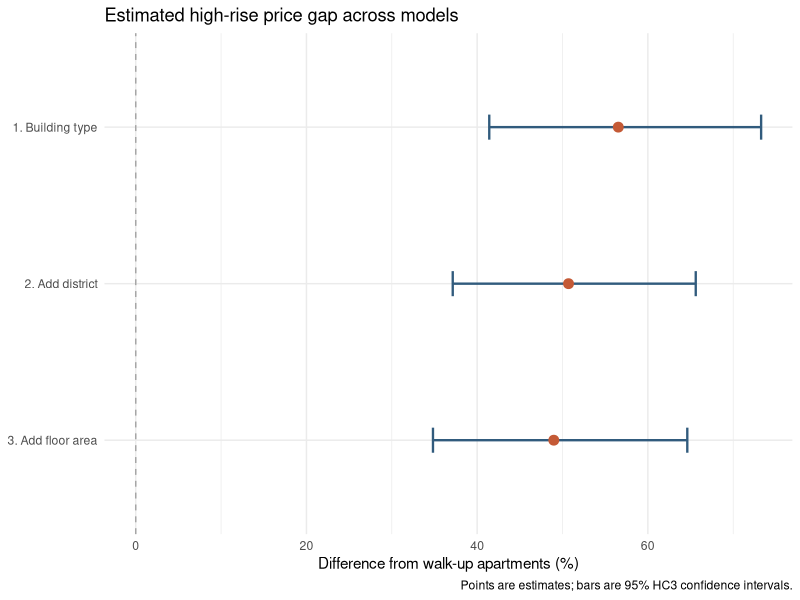
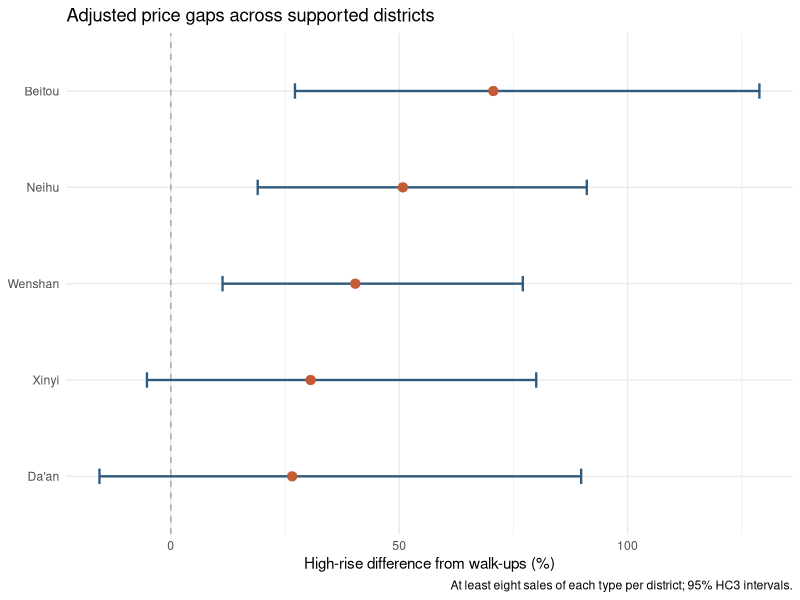
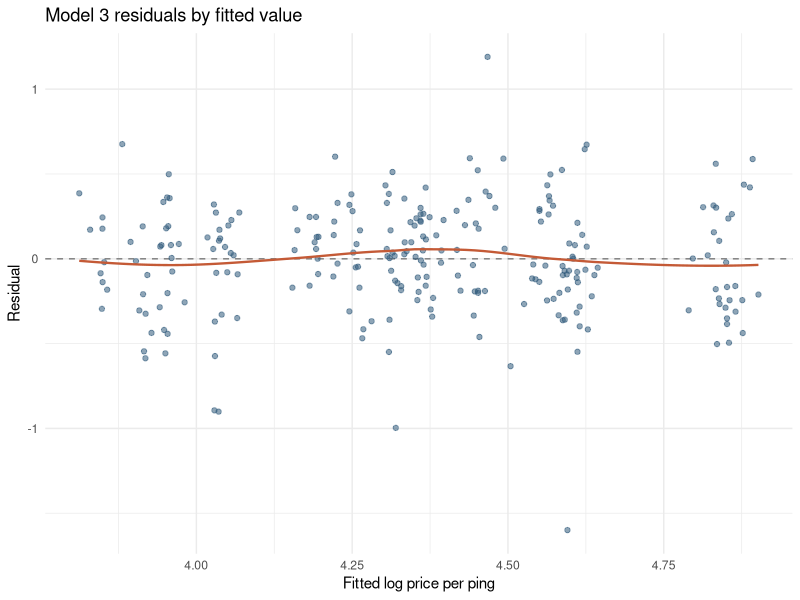
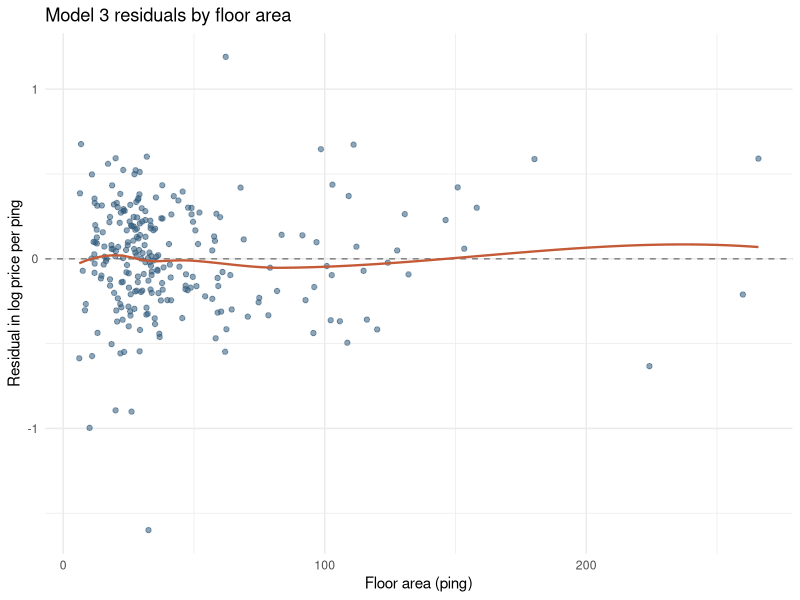

Write R code to recreate these figures, in order.
## ---- chunk 1
required_packages <- c("sandwich", "ggplot2")
missing_packages <- required_packages[
  !vapply(required_packages, requireNamespace, logical(1), quietly = TRUE)
]
if (length(missing_packages) > 0) {
  stop("Install required packages first: ", paste(missing_packages, collapse = ", "))
}
library(ggplot2)

sales <- read.csv(
  "data/processed/taipei_residential_sales.csv",
  fileEncoding = "UTF-8",
  stringsAsFactors = FALSE
)

required_columns <- c(
  "year", "building_group", "price_per_ping_10k_ntd", "FAREA", "DISTRICT"
)
missing_columns <- setdiff(required_columns, names(sales))
if (length(missing_columns) > 0) {
  stop("Missing columns: ", paste(missing_columns, collapse = ", "))
}

analysis_data <- subset(
  sales,
  year == 2026 &
    building_group %in% c("High-rise (11+ floors)", "Walk-up apartment") &
    is.finite(price_per_ping_10k_ntd) & price_per_ping_10k_ntd > 0 &
    is.finite(FAREA) & FAREA > 0 &
    !is.na(DISTRICT) & nzchar(DISTRICT)
)

analysis_data$building_group <- factor(
  analysis_data$building_group,
  levels = c("Walk-up apartment", "High-rise (11+ floors)")
)
analysis_data$DISTRICT <- factor(analysis_data$DISTRICT)
analysis_data$log_price_per_ping <- log(analysis_data$price_per_ping_10k_ntd)
analysis_data$log_area <- log(analysis_data$FAREA)

if (nrow(analysis_data) == 0) stop("No eligible 2026 transactions found.")

district_names <- c(
  "中正區" = "Zhongzheng", "大同區" = "Datong", "中山區" = "Zhongshan",
  "松山區" = "Songshan", "大安區" = "Da'an", "萬華區" = "Wanhua",
  "信義區" = "Xinyi", "士林區" = "Shilin", "北投區" = "Beitou",
  "內湖區" = "Neihu", "南港區" = "Nangang", "文山區" = "Wenshan"
)

district_counts <- as.data.frame.matrix(
  with(analysis_data, table(DISTRICT, building_group))
)
district_counts$District <- district_names[rownames(district_counts)]
district_counts <- district_counts[, c("District", setdiff(names(district_counts), "District"))]
rownames(district_counts) <- NULL

sample_summary <- data.frame(
  Measure = c("Eligible transactions", "High-rise sales", "Walk-up sales"),
  Count = c(
    nrow(analysis_data),
    sum(analysis_data$building_group == "High-rise (11+ floors)"),
    sum(analysis_data$building_group == "Walk-up apartment")
  )
)
knitr::kable(sample_summary, row.names = FALSE, caption = "Analysis sample")
knitr::kable(district_counts, row.names = FALSE,
             caption = "Transactions by district and building type")
## ---- chunk 2
model_1 <- lm(log_price_per_ping ~ building_group, data = analysis_data)
model_2 <- lm(log_price_per_ping ~ building_group + DISTRICT, data = analysis_data)
model_3 <- lm(
  log_price_per_ping ~ building_group + DISTRICT + log_area,
  data = analysis_data
)

models <- list(
  "1. Building type" = model_1,
  "2. Add district" = model_2,
  "3. Add floor area" = model_3
)

extract_gap <- function(model, model_name) {
  term <- "building_groupHigh-rise (11+ floors)"
  robust_vcov <- sandwich::vcovHC(model, type = "HC3")
  estimate <- coef(model)[term]
  se <- sqrt(robust_vcov[term, term])
  critical <- qt(0.975, df = df.residual(model))

  data.frame(
    Model = model_name,
    N = nobs(model),
    Gap_percent = 100 * (exp(estimate) - 1),
    CI_low = 100 * (exp(estimate - critical * se) - 1),
    CI_high = 100 * (exp(estimate + critical * se) - 1),
    R_squared = summary(model)$r.squared,
    In_sample_RMSE_log = sqrt(mean(residuals(model)^2)),
    row.names = NULL
  )
}

gap_results <- do.call(rbind, Map(extract_gap, models, names(models)))
rownames(gap_results) <- NULL

gap_table <- transform(
  gap_results,
  Gap_percent = round(Gap_percent, 1),
  CI_low = round(CI_low, 1),
  CI_high = round(CI_high, 1),
  R_squared = round(R_squared, 3),
  In_sample_RMSE_log = round(In_sample_RMSE_log, 3)
)
knitr::kable(
  gap_table,
  row.names = FALSE,
  col.names = c("Model", "N", "Gap (%)", "95% CI low (%)", "95% CI high (%)",
                "In-sample R-squared", "In-sample RMSE, log price"),
  caption = "Adjusted high-rise price-per-ping gap relative to walk-ups"
)
## ---- chunk 3
ggplot(gap_results, aes(x = Gap_percent, y = reorder(Model, Gap_percent))) +
  geom_vline(xintercept = 0, color = "grey65", linetype = "dashed") +
  geom_errorbar(
    aes(xmin = CI_low, xmax = CI_high),
    width = 0.16, orientation = "y", color = "#315B7D", linewidth = 0.8
  ) +
  geom_point(color = "#C45A36", size = 3) +
  labs(
    title = "Estimated high-rise price gap across models",
    x = "Difference from walk-up apartments (%)",
    y = NULL,
    caption = "Points are estimates; bars are 95% HC3 confidence intervals."
  ) +
  theme_minimal(base_size = 11)
## ---- chunk 4
set.seed(2026)
k_folds <- 5
n_repeats <- 20
strata <- interaction(analysis_data$DISTRICT, analysis_data$building_group, drop = TRUE)
cv_rows <- vector("list", n_repeats * k_folds * length(models))
row_number <- 1

for (repeat_id in seq_len(n_repeats)) {
  fold_id <- integer(nrow(analysis_data))

  for (stratum in levels(strata)) {
    rows <- which(strata == stratum)
    rows <- sample(rows)
    fold_id[rows] <- rep(seq_len(k_folds), length.out = length(rows))
  }

  for (fold in seq_len(k_folds)) {
    train_data <- analysis_data[fold_id != fold, , drop = FALSE]
    test_data <- analysis_data[fold_id == fold, , drop = FALSE]

    for (model_name in names(models)) {
      fitted_model <- lm(formula(models[[model_name]]), data = train_data)
      predicted <- predict(fitted_model, newdata = test_data)

      if (anyNA(predicted)) {
        stop("Cross-validation produced missing predictions. Check factor levels.")
      }

      cv_rows[[row_number]] <- data.frame(
        Repeat = repeat_id,
        Fold = fold,
        Model = model_name,
        Observed = test_data$log_price_per_ping,
        Predicted = as.numeric(predicted),
        Building_type = test_data$building_group,
        District = test_data$DISTRICT
      )
      row_number <- row_number + 1
    }
  }
}

cv_predictions <- do.call(rbind, cv_rows)
cv_summary <- do.call(rbind, lapply(split(cv_predictions, cv_predictions$Model), function(x) {
  data.frame(
    Model = x$Model[1],
    CV_RMSE_log = sqrt(mean((x$Observed - x$Predicted)^2)),
    CV_MAE_log = mean(abs(x$Observed - x$Predicted)),
    row.names = NULL
  )
}))
rownames(cv_summary) <- NULL
cv_summary$CV_RMSE_log <- round(cv_summary$CV_RMSE_log, 3)
cv_summary$CV_MAE_log <- round(cv_summary$CV_MAE_log, 3)
knitr::kable(cv_summary, row.names = FALSE,
             col.names = c("Model", "CV RMSE (log price)",
                           "CV MAE (log price)"),
             caption = "Repeated five-fold cross-validated prediction errors")
## ---- chunk 5
cv_by_type <- aggregate(
  abs(Observed - Predicted) ~ Model + Building_type,
  data = cv_predictions,
  FUN = mean
)
names(cv_by_type)[3] <- "Mean_absolute_error_log"
cv_by_type$Mean_absolute_error_log <- round(cv_by_type$Mean_absolute_error_log, 3)
knitr::kable(cv_by_type, row.names = FALSE,
             col.names = c("Model", "Building type",
                           "Mean absolute error (log price)"),
             caption = "Cross-validated absolute error by building type")
## ---- chunk 6
district_table <- with(analysis_data, table(DISTRICT, building_group))
supported_districts <- rownames(district_table)[
  district_table[, "High-rise (11+ floors)"] >= 8 &
    district_table[, "Walk-up apartment"] >= 8
]

district_data <- droplevels(
  subset(analysis_data, DISTRICT %in% supported_districts)
)

district_gap_model <- lm(
  log_price_per_ping ~ building_group * DISTRICT + log_area,
  data = district_data
)

district_gap <- function(district, model, data) {
  new_data <- data.frame(
    building_group = factor(
      c("Walk-up apartment", "High-rise (11+ floors)"),
      levels = levels(data$building_group)
    ),
    DISTRICT = factor(district, levels = levels(data$DISTRICT)),
    log_area = mean(data$log_area)
  )

  design <- model.matrix(
    delete.response(terms(model)),
    new_data,
    contrasts.arg = model$contrasts
  )
  contrast <- design[2, ] - design[1, ]
  robust_vcov <- sandwich::vcovHC(model, type = "HC3")
  estimate <- sum(contrast * coef(model))
  se <- sqrt(drop(contrast %*% robust_vcov %*% contrast))
  critical <- qt(0.975, df = df.residual(model))
  district_rows <- data[data$DISTRICT == district, , drop = FALSE]

  data.frame(
    District = unname(district_names[district]),
    High_rise_sales = sum(district_rows$building_group == "High-rise (11+ floors)"),
    Walk_up_sales = sum(district_rows$building_group == "Walk-up apartment"),
    Gap_percent = 100 * (exp(estimate) - 1),
    CI_low = 100 * (exp(estimate - critical * se) - 1),
    CI_high = 100 * (exp(estimate + critical * se) - 1),
    row.names = NULL
  )
}

district_gap_results <- do.call(
  rbind,
  lapply(supported_districts, district_gap,
         model = district_gap_model, data = district_data)
)
rownames(district_gap_results) <- NULL

district_gap_table <- transform(
  district_gap_results,
  Gap_percent = round(Gap_percent, 1),
  CI_low = round(CI_low, 1),
  CI_high = round(CI_high, 1)
)
knitr::kable(
  district_gap_table,
  row.names = FALSE,
  col.names = c("District", "High-rise n", "Walk-up n", "Gap (%)",
                "95% CI low (%)", "95% CI high (%)"),
  caption = "District-specific adjusted price gaps in districts meeting the count rule"
)
## ---- chunk 7
ggplot(district_gap_results, aes(x = Gap_percent, y = reorder(District, Gap_percent))) +
  geom_vline(xintercept = 0, color = "grey65", linetype = "dashed") +
  geom_errorbar(
    aes(xmin = CI_low, xmax = CI_high),
    width = 0.16, orientation = "y", color = "#315B7D", linewidth = 0.8
  ) +
  geom_point(color = "#C45A36", size = 2.8) +
  labs(
    title = "Adjusted price gaps across supported districts",
    x = "High-rise difference from walk-ups (%)",
    y = NULL,
    caption = "At least eight sales of each type per district; 95% HC3 intervals."
  ) +
  theme_minimal(base_size = 11)
## ---- chunk 8
diagnostic_data <- data.frame(
  Fitted = fitted(model_3),
  Residual = residuals(model_3),
  Floor_area = analysis_data$FAREA
)

ggplot(diagnostic_data, aes(x = Fitted, y = Residual)) +
  geom_hline(yintercept = 0, color = "grey50", linetype = "dashed") +
  geom_point(alpha = 0.55, color = "#315B7D") +
  geom_smooth(method = "loess", formula = y ~ x, se = FALSE,
              color = "#C45A36", linewidth = 0.8) +
  labs(title = "Model 3 residuals by fitted value",
       x = "Fitted log price per ping", y = "Residual") +
  theme_minimal(base_size = 11)

ggplot(diagnostic_data, aes(x = Floor_area, y = Residual)) +
  geom_hline(yintercept = 0, color = "grey50", linetype = "dashed") +
  geom_point(alpha = 0.55, color = "#315B7D") +
  geom_smooth(method = "loess", formula = y ~ x, se = FALSE,
              color = "#C45A36", linewidth = 0.8) +
  labs(title = "Model 3 residuals by floor area",
       x = "Floor area (ping)", y = "Residual in log price per ping") +
  theme_minimal(base_size = 11)
